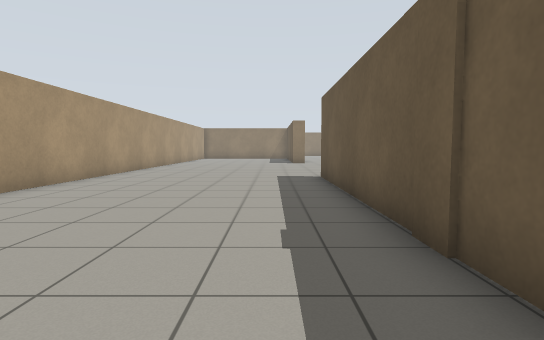
view 1 (above)

24 first-person views from a walk through a robot-simulator world made for Gazebo. The camera is 0.94 m above the floor, tilts 4° down and sees 80° across. The floor is counted in squares, 1 m on a side. Each view is taken from the middle of a square. On the plan, view 1 faces up. The plan holds only what a view shows up to about 12 squares ahead; the rest is blank. The place goes on beyond the plan.

view 2
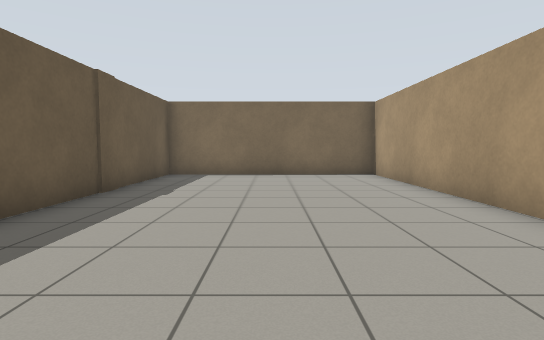

view 3
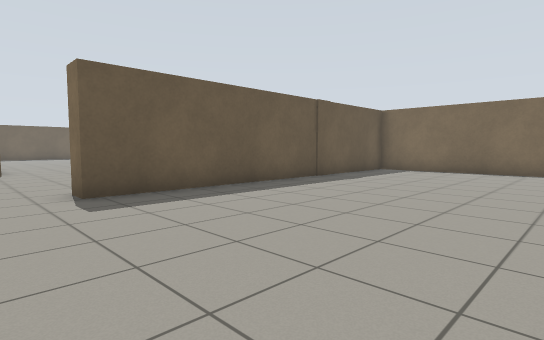

view 4
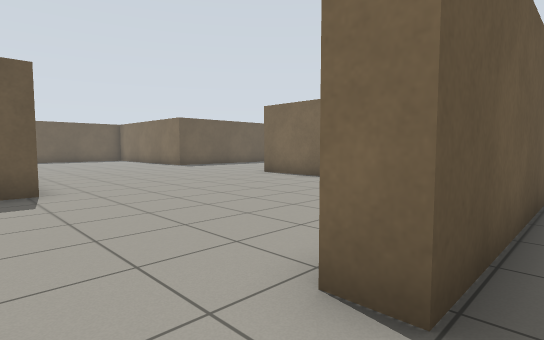

view 5
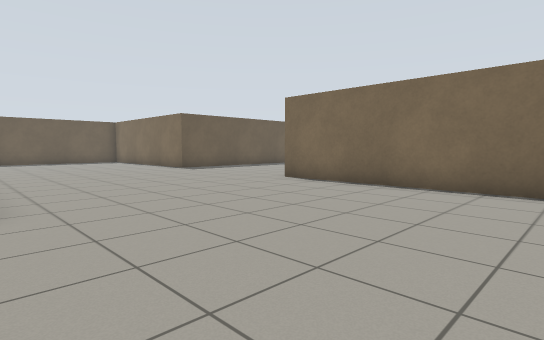

view 6
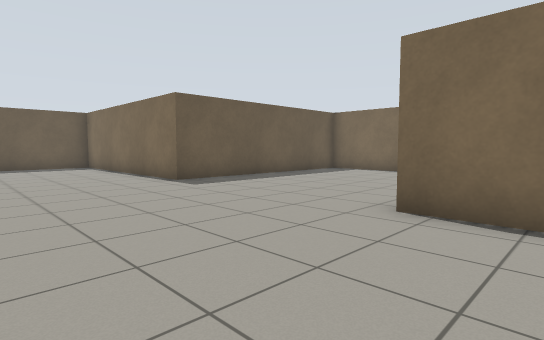

view 7
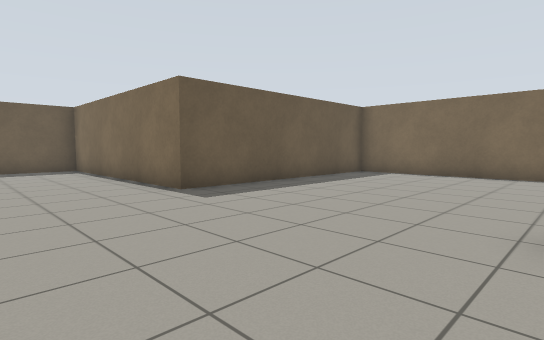

view 8
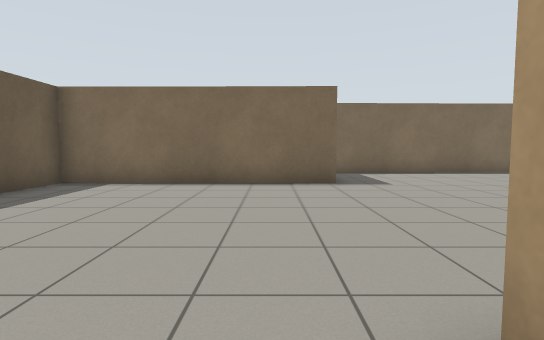

view 9
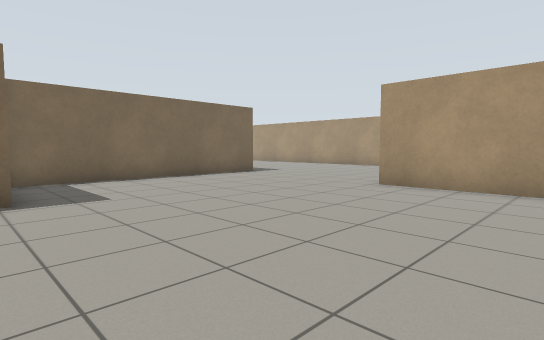

view 10
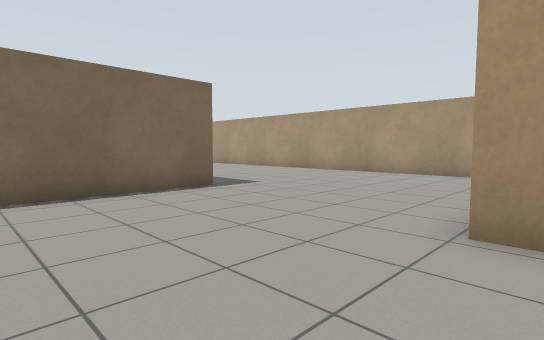

view 11
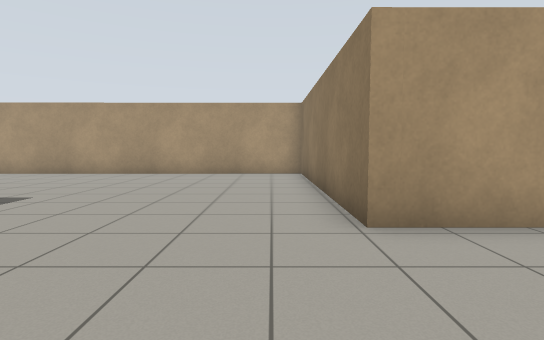

view 12
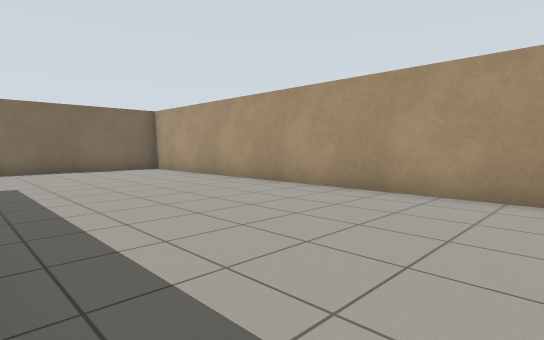

view 13
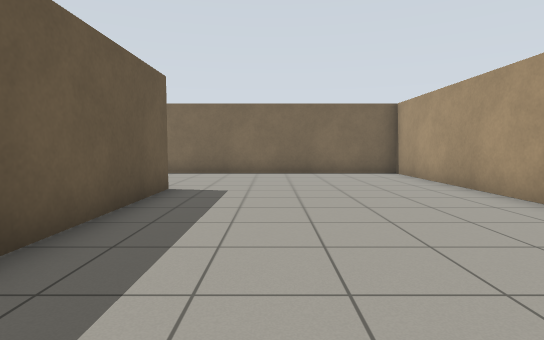

view 14
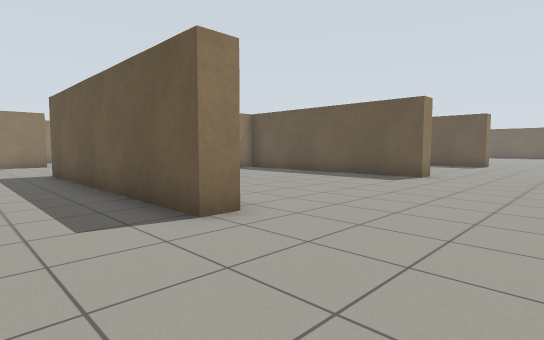

view 15
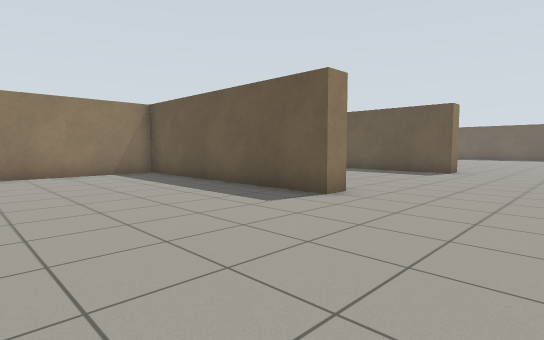

view 16
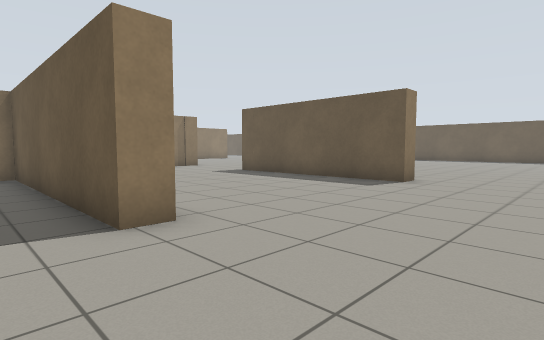

view 17
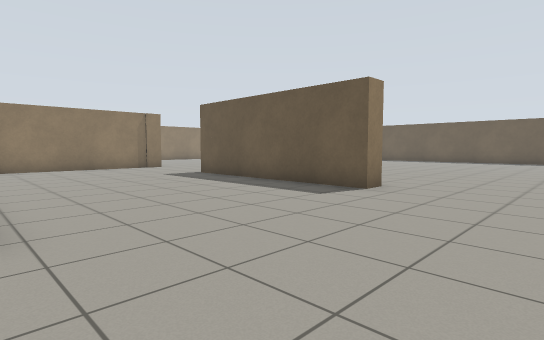

view 18
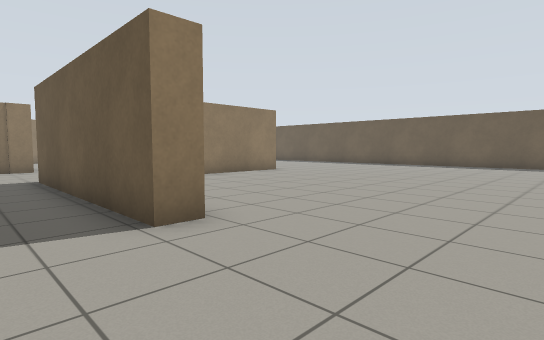

view 19
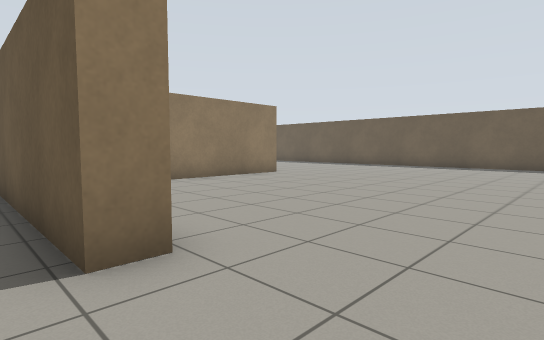

view 20
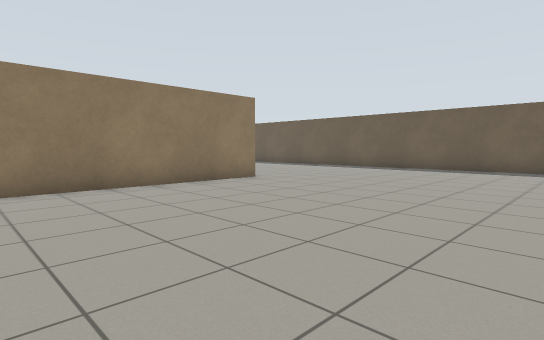

view 21
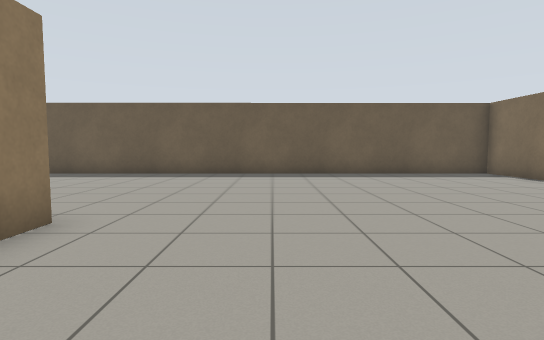

view 22
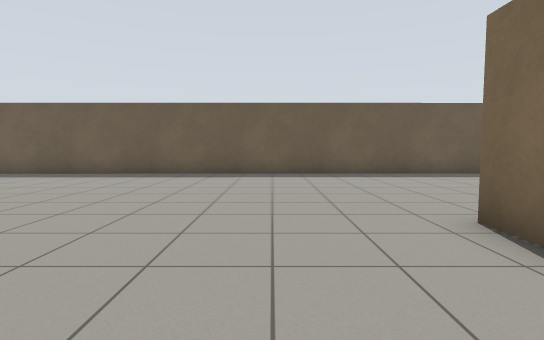

view 23
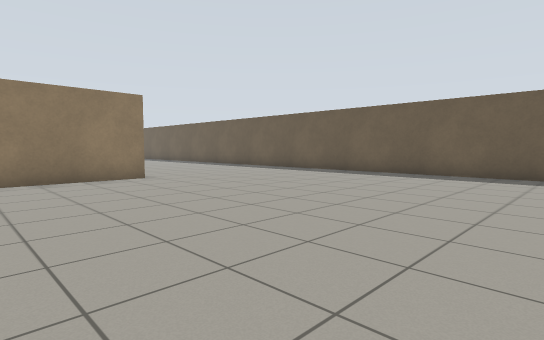

view 24
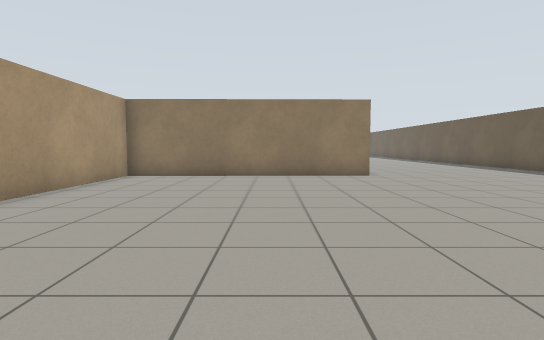

### Floor plan
Points are (right, up) in squares from view 1. A wall is a line through its corners. A room is listed if a view was taken in it or the views show most of it. See-through windows are left out.
Room 1 (views 1, 2, 3, 4)
walls: (-5.6, 12.1) (-5.5, -1.3) (1.6, -1.2) (1.6, 10.3) (2.4, 10.3)
ways out: opening at (2, 11.5) to room 2
Room 2 (views 5, 6, 7, 8, 9, 10, 11, 12, 13, 14, 15, 16, 17, 18, 19, 20, 21, 22, 23, 24)
walls: (17.3, -5.2) (16.2, -5.2); (12.3, -5.2) (11.2, -5.2); (9.2, -4.4) (16.7, -4.5) (16.7, 3.4) (23.5, 3.4); (24, -9.6) (25, -9.6); (17.5, -16.4) (16.7, -16.4) (16.7, -9.5); (25, -10.3) (18.6, -10.3); (10.1, -16.4) (9.3, -16.4) (9.3, -8.3) (5, -8.4); (25.3, 2.7) (17.2, 2.6) (17.2, -2.4); (24.5, 4.4) (24.5, 5.7); (2.3, 1.4) (2.3, -1.9) (-5.5, -1.9) (-5.5, -20.7) (2.8, -20.7); (3.6, 3.4) (10.1, 3.4); (2.1, -16.4) (1.3, -16.4) (1.3, -7.7) (9.1, -7.6); (8.4, 10.8) (8.4, 11.4); (30.1, -20.7) (32.6, -20.7) (32.5, 2.7)
ways out: opening at (2, 11.5) to room 1

Where each view was taken, in squares from view 1:
view 1: 0 up, 0 right, facing up
view 2: 10 up, 2 left, facing down
view 3: 12 up, 5 left, facing down-right
view 4: 12 up, 1 right, facing down-right
view 5: 11 up, 3 right, facing down-right
view 6: 8 up, 8 right, facing down-right
view 7: 7 up, 10 right, facing down-right
view 8: 4 up, 11 right, facing down
view 9: 2 up, 10 right, facing down-left
view 10: 1 down, 6 right, facing down-left
view 11: 3 down, 6 right, facing left
view 12: 7 down, 1 right, facing down-left
view 13: 9 down, 1 left, facing down
view 14: 20 down, 1 left, facing up-right
view 15: 20 down, 4 right, facing up-right
view 16: 20 down, 8 right, facing up-right
view 17: 20 down, 10 right, facing up-right
view 18: 20 down, 15 right, facing up-right
view 19: 19 down, 16 right, facing up-right
view 20: 18 down, 18 right, facing up-right
view 21: 13 down, 21 right, facing right
view 22: 7 down, 21 right, facing right
view 23: 7 down, 21 right, facing up-right
view 24: 8 down, 22 right, facing up
